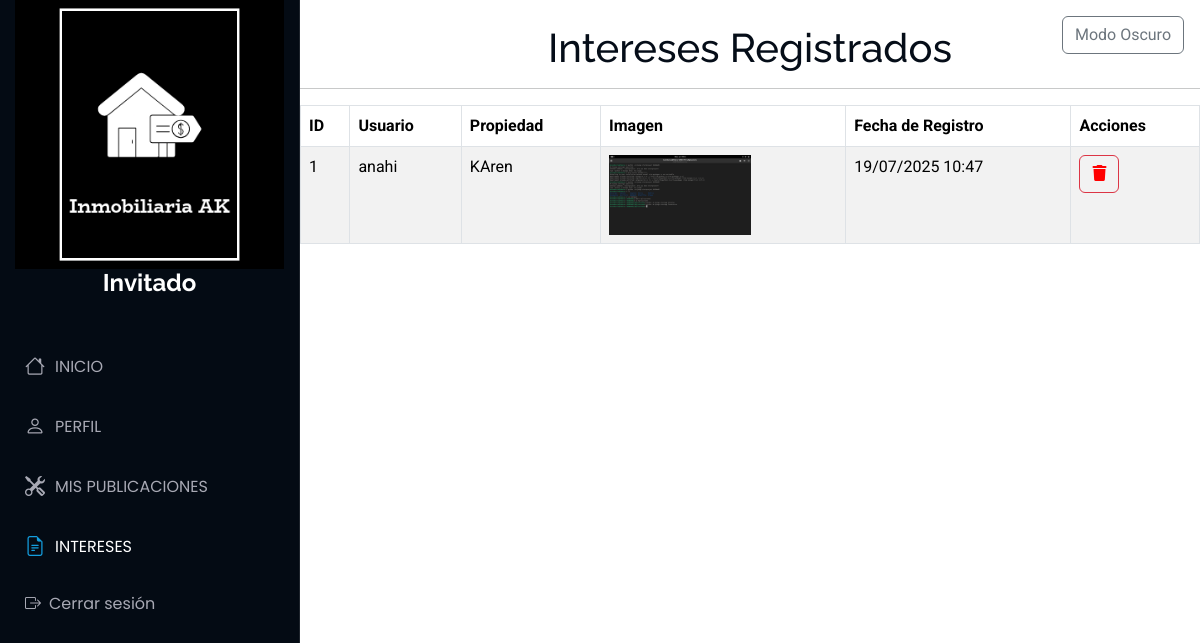
The page /Interez/intereses on the database as committed earlier.
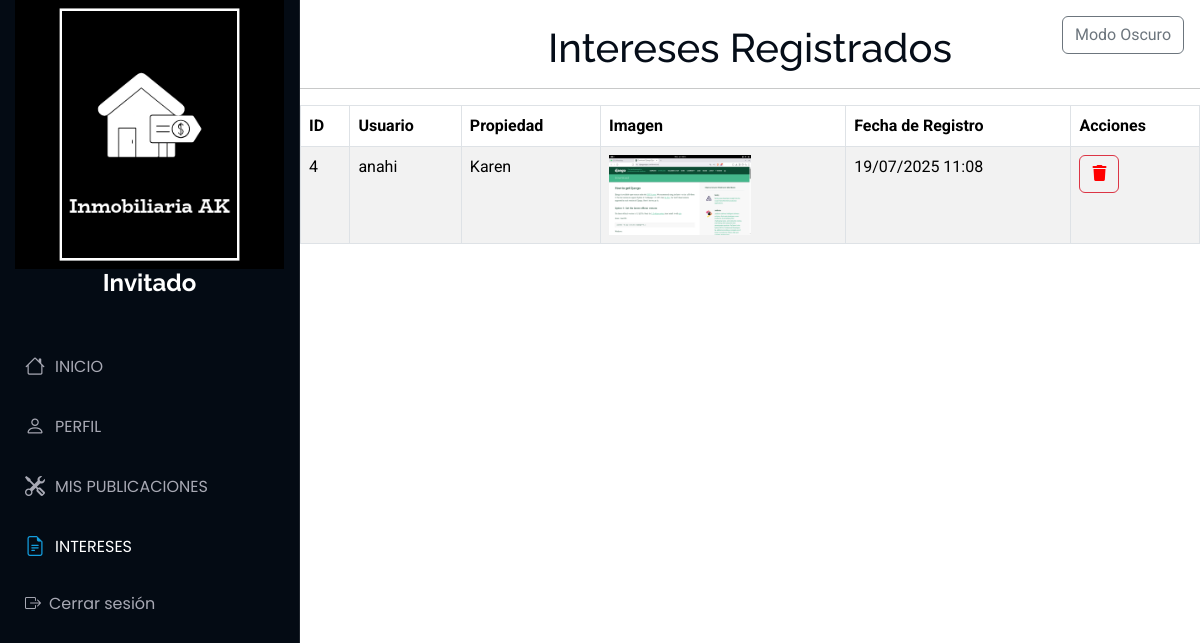
The same page on the database as committed later.
### Aplicaciones/Interez/models.py (models this page shows)
class Interez(models.Model):
    usuario = models.ForeignKey(Usuario, on_delete=models.CASCADE)
    propiedad = models.ForeignKey(Propiedad, on_delete=models.CASCADE)
    fecha_interes = models.DateTimeField(auto_now_add=True)

### Aplicaciones/Publicaciones/models.py (models this page shows)
class Propiedad(models.Model):
    id_propiedad = models.AutoField(primary_key=True)
    titulo = models.CharField(max_length=200)
    imagen = models.FileField(upload_to='propiedades/')
    descripcion = models.TextField()
    precio = models.DecimalField(max_digits=12, decimal_places=2)
    ubicacion=models.CharField(max_length=200,null=True,blank=True)
    usuario = models.ForeignKey(Usuario, on_delete=models.CASCADE)
    latitud = models.DecimalField(max_digits=9, decimal_places=7)
    longitud = models.DecimalField(max_digits=10, decimal_places=7)
    estado = models.CharField(max_length=50)
    fecha_publicacion = models.DateTimeField(auto_now_add=True)
    fecha_actualizacion = models.DateTimeField(auto_now=True,null=True,blank=True)

### Aplicaciones/Usuario/models.py (models this page shows)
class Usuario(models.Model):
    usuario = models.CharField(max_length=150, unique=True)
    contrasena = models.CharField(max_length=128)
    correo = models.EmailField(unique=True,null=True, blank=True)
    telefono = models.CharField(null=True, blank=True)
    fecha_registro = models.DateTimeField(auto_now_add=True,null=True, blank=True)

### Aplicaciones/Interez/views.py (the view)
# urls.py: path('intereses', views.intereses, name='intereses'),
def intereses(request):
    intereses = Interez.objects.select_related('usuario', 'propiedad').all()
    return render(request, 'intereses.html', {'intereses': intereses})

### Aplicaciones/Interez/templates/intereses.html (shortened to what this page needs)
{% extends 'plantilla.html' %}
{% load static %}
{% block body %}
<main>
    <br>
    <h1 class="text-center">Intereses Registrados</h1>
    <hr>
    <table class="table table-bordered table-striped table-hover">
        <thead>
            <tr>
                <th>ID</th>
                <th>Usuario</th>
                <th>Propiedad</th>
                <th>Imagen</th>
                <th>Fecha de Registro</th>
                <th>Acciones</th>
            </tr>
        </thead>
        <tbody>
            {% for interes in intereses %}
            <tr>
                <td>{{ interes.id }}</td>
                <td>{{ interes.propiedad.usuario.usuario  }}</td>
                <td>{{ interes.propiedad.titulo }}</td>
                <td>
                    {% if interes.propiedad.imagen %}
                        <img src="{{ interes.propiedad.imagen.url }}" alt="" height="80px">
                    {% else %}
                        Ninguna
                    {% endif %}
                </td>
                <td>{{ interes.fecha_interes|date:"d/m/Y H:i" }}</td>
                <td>
                    <a style="color: red;" href="#" onclick="confirmarEliminacion('{{ interes.id }}')" class="btn btn-outline-danger"><i class="fa fa-trash"></i></a>
                </td>
            </tr>
            {% endfor %}
        </tbody>
    </table>
    <br>
    <br>
</main>
{% endblock %}

### Aplicaciones/templates/plantilla.html (shortened to what this page needs)
{% load static %}
<!DOCTYPE html>
<html lang="en">
<head>
  <link href="https://cdn.jsdelivr.net/npm/bootstrap@5.3.3/dist/css/bootstrap.min.css" rel="stylesheet">
<link rel="stylesheet" href="https://cdnjs.cloudflare.com/ajax/libs/font-awesome/6.7.2/css/all.min.css" />
  <link href="{% static 'plantilla/Port/assets/vendor/bootstrap-icons/bootstrap-icons.css' %}" rel="stylesheet">
  <link href="{% static 'plantilla/Port/assets/vendor/aos/aos.css' %}" rel="stylesheet">
  <link href="{% static 'plantilla/Port/assets/vendor/glightbox/css/glightbox.min.css' %}" rel="stylesheet">
  <link href="{% static 'plantilla/Port/assets/vendor/swiper/swiper-bundle.min.css' %}" rel="stylesheet">
  <link href="{% static 'plantilla/Port/assets/css/main.css' %}" rel="stylesheet">
</head>
<body class="index-page">
  <header id="header" class="header dark-background d-flex flex-column">
    <img src="/static/img/logo1.png" alt="" >
      <a href="#" class="logo d-flex align-items-center justify-content-center">
        <h1 class="sitename">
          {% if request.session.usuario_nombre %}
            {{ request.session.usuario_nombre }}
          {% else %}
            Invitado
          {% endif %}
        </h1>
      </a>
    <nav id="navmenu" class="navmenu">
      <ul><br>
        <li><a href="{% url 'inicios' %}" class="{% if request.resolver_match.url_name == 'inicios' %}active{% endif %}">
          <i class="bi bi-house navicon"></i> INICIO</a></li>
        <li><a href="{% url 'perfil_usuario' %}" class="{% if request.resolver_match.url_name == 'perfil_usuario' %}active{% endif %}">
          <i class="bi bi-person navicon"></i> PERFIL</a></li>
        <li><a href="{% url 'iniciopu' %}" class="{% if request.resolver_match.url_name == 'iniciopu' %}active{% endif %}">
          <i class="bi bi-tools navicon"></i> MIS PUBLICACIONES</a></li>
        <li><a href="{% url 'intereses' %}" class="{% if request.resolver_match.url_name == 'intereses' %}active{% endif %}">
          <i class="bi bi-file-earmark-text navicon"></i> INTERESES</a></li>
        <li><a href="#" onclick="confirmarCerrarSesion()"><i class="bi bi-box-arrow-right me-2"></i> Cerrar sesión</a></li>
      </ul>
  </header>
{% block body %}
{% endblock %}
<button id="btn-toggle-theme" class="btn btn-outline-secondary position-fixed top-0 end-0 m-3" style="z-index: 1050;">
</button>
</body>
</html>

### tiendamue/static/plantilla/Port/assets/css/main.css (style rules this page uses)
:root { --default-font: "Roboto", system-ui, -apple-system, "Segoe UI", Roboto, "Helvetica Neue", Arial, "Noto Sans", "Liberation Sans", sans-serif, "Apple Color Emoji", "Segoe UI Emoji", "Segoe UI Symbol", "Noto Color Emoji"; --heading-font: "Raleway", sans-serif; --nav-font: "Poppins", sans-serif; }
:root { --background-color: #ffffff; --default-color: #272829; --heading-color: #050d18; --accent-color: #149ddd; --surface-color: #ffffff; --contrast-color: #ffffff; }
:root { --nav-color: #a8a9b4; --nav-hover-color: #ffffff; --nav-mobile-background-color: #040b14; --nav-dropdown-background-color: #040b14; --nav-dropdown-color: #a8a9b4; --nav-dropdown-hover-color: #ffffff; }
.dark-background { --background-color: #040b14; --default-color: #ffffff; --heading-color: #ffffff; --surface-color: #151f2b; --contrast-color: #ffffff; }
:root { scroll-behavior: smooth; }
body { color: var(--default-color); background-color: var(--background-color); font-family: var(--default-font); }
a { color: var(--accent-color); text-decoration: none; transition: 0.3s; }
h1, h2, h3, h4, h5, h6 { color: var(--heading-color); font-family: var(--heading-font); }
.header { color: var(--default-color); background-color: var(--background-color); position: fixed; top: 0; left: 0; bottom: 0; padding: 0 15px; width: 300px; transition: all ease-in-out 0.3s; overflow-y: auto; z-index: 997; border-right: 1px solid color-mix(in srgb, var(--default-color), transparent 90%); }
.header .logo { line-height: 1; margin-bottom: 15px; }
.header .logo h1 { font-size: 24px; margin: 0; font-weight: 700; color: var(--heading-color); }
@media (min-width: 1200px) { .header~main, .header~#footer { margin-left: 300px; } }
.navmenu { padding: 0; z-index: 9997; }
.navmenu ul { list-style: none; padding: 0 0 20px 0; margin: 0; }
.navmenu a, .navmenu a:focus { color: var(--nav-color); padding: 15px 10px; font-family: var(--nav-font); font-size: 16px; font-weight: 400; display: flex; align-items: center; white-space: nowrap; transition: 0.3s; width: 100%; }
.navmenu a .navicon, .navmenu a:focus .navicon { font-size: 20px; margin-right: 10px; }
.navmenu a:hover, .navmenu .active, .navmenu .active:focus { color: var(--nav-hover-color); }
.navmenu a:hover .navicon, .navmenu .active .navicon, .navmenu .active:focus .navicon { color: var(--accent-color); }

Rows that differ between the two databases and show on the page:
removed Interez: id "1", propiedad.usuario.usuario "anahi", propiedad.titulo "KAren", propiedad.imagen (picture), fecha_interes "19/07/2025 10:47"
added Interez: id "4", propiedad.usuario.usuario "anahi", propiedad.titulo "Karen", propiedad.imagen (picture), fecha_interes "19/07/2025 11:08"
